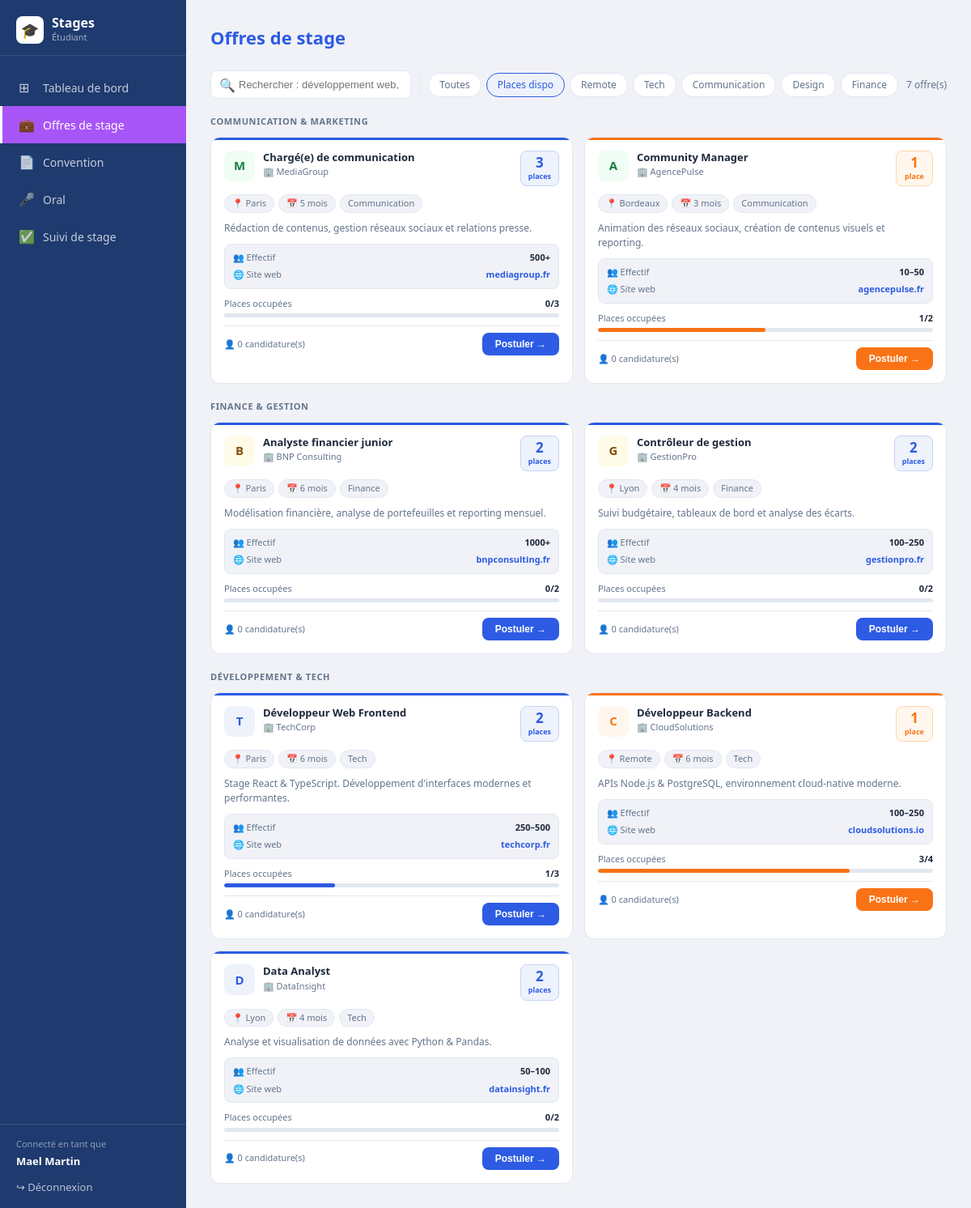
The app's page /offres.php?cat=dispo (signed in) with its own data.
### tables this page shows
CREATE TABLE IF NOT EXISTS offres (
  id                  INT UNSIGNED AUTO_INCREMENT PRIMARY KEY,
  titre               VARCHAR(200)  NOT NULL,
  entreprise          VARCHAR(150)  NOT NULL,
  lieu                VARCHAR(100),
  duree               VARCHAR(50),
  description         TEXT,
  categorie           VARCHAR(50)   DEFAULT 'Tech',
  effectif            VARCHAR(50),
  site_web            VARCHAR(100),
  places_total        INT           DEFAULT 1,
  places_disponibles  INT           DEFAULT 1,
  statut              ENUM('active','inactive') DEFAULT 'active',
  creee_par           INT UNSIGNED,
  created_at          DATETIME DEFAULT CURRENT_TIMESTAMP,
  FOREIGN KEY (creee_par) REFERENCES utilisateurs(id) ON DELETE SET NULL
);

### auth.php (called while the page is built, shortened)
<?php
function h(string $s): string {
    return htmlspecialchars($s, ENT_QUOTES, 'UTF-8');
}

### offres.php (the view, shortened to what this page needs)
<?php
require_once __DIR__ . '/../../includes/auth.php';
require_once __DIR__ . '/../../includes/db.php';
require_once __DIR__ . '/../../includes/sidebar.php';
$user     = currentUser();
$search  = trim($_GET['q']   ?? '');
$filtre  = trim($_GET['cat'] ?? 'tous');
$sql = "SELECT o.*,
        (SELECT COUNT(*) FROM candidatures c WHERE c.offre_id = o.id) AS nb_candidatures
        FROM offres o WHERE o.statut = 'active'";
$params = [];
if ($filtre === 'dispo') {
    $sql .= " AND o.places_disponibles > 0";
} elseif ($filtre === 'remote') {
    $sql .= " AND LOWER(o.lieu) LIKE '%remote%'";
} elseif (!in_array($filtre, ['tous','dispo','remote',''])) {
    $sql .= " AND o.categorie = ?";
    $params[] = $filtre;
}
$sql .= " ORDER BY o.categorie, o.created_at DESC";
$stmt = $pdo->prepare($sql);
$stmt->execute($params);
$offres_db = $stmt->fetchAll();
$stmt2 = $pdo->prepare("SELECT offre_id FROM candidatures WHERE etudiant_id = ?");
$stmt2->execute([$user['id']]);
$deja_postule = array_column($stmt2->fetchAll(), 'offre_id');
$par_categorie = [];
foreach ($offres_db as $o) {
    $cat = $o['categorie'] ?? 'Autres';
    $par_categorie[$cat][] = $o;
}
$categories_label = [
    'Tech'          => 'Développement & Tech',
    'Communication' => 'Communication & Marketing',
    'Design'        => 'Design',
    'Finance'       => 'Finance & Gestion',
    'Autres'        => 'Autres offres',
];
$filtres = [
    'tous'          => 'Toutes',
    'dispo'         => 'Places dispo',
    'remote'        => 'Remote',
    'Tech'          => 'Tech',
    'Communication' => 'Communication',
    'Design'        => 'Design',
    'Finance'       => 'Finance',
];
?>
<!DOCTYPE html>
<html lang="fr">
<head>
  <link rel="stylesheet" href="../../css/style.css">
</head>
<body>
<div class="app-layout">
  <main class="main-content">
    <h1 class="page-title">Offres de stage</h1>
    <div class="top-bar">
      <form method="GET" class="search-wrap" style="display:contents">
        <div class="search-wrap">
          <span class="si">🔍</span>
          <input type="text" name="q" placeholder="Rechercher : développement web, communication…"
                 value="<?= h($search) ?>" onchange="this.form.submit()">
        </div>
      </form>
      <div class="filtres-bar">
        <?php foreach ($filtres as $val => $label):
          $qs = $search ? '&q=' . urlencode($search) : '';
          $active = $filtre === $val ? 'on' : '';
        ?>
          <a href="?cat=<?= urlencode($val) ?><?= $qs ?>" class="fb <?= $active ?>">
            <?= h($label) ?>
          </a>
        <?php endforeach; ?>
      </div>
      <span class="nb-offres"><?= count($offres_db) ?> offre(s)</span>
    </div>
    <?php if (empty($offres_db)): ?>
      <div class="no-result">
        <div class="nr-icon">🔍</div>
        <p>Aucune offre ne correspond à votre recherche.</p>
      </div>
    <?php else: ?>
      <?php foreach ($par_categorie as $cat => $offres): ?>
        <div class="cat-title">
          <?= h($categories_label[$cat] ?? $cat) ?>
        </div>
        <div class="offres-grid">
          <?php foreach ($offres as $offre):
            $dispo   = (int)($offre['places_disponibles'] ?? 1);
            $total   = (int)($offre['places_total']       ?? 1);
            $nb_cand = (int)($offre['nb_candidatures']    ?? 0);
            $complet = $dispo <= 0;
            $urgent  = !$complet && $dispo === 1;
            $postule = in_array($offre['id'], $deja_postule);
            $col     = $complet ? 'gr' : ($urgent ? 'or' : 'bl');
            $pct     = $total > 0 ? round((($total - $dispo) / $total) * 100) : 100;
            $initiale= mb_strtoupper(mb_substr($offre['entreprise'], 0, 1));
            $logo_col = match($offre['categorie'] ?? '') {
              'Communication','Design' => 'gn',
              'Finance'                => 'am',
              default                  => $col,
            };
          ?>
          <div class="kard <?= $col ?>">
            <div class="kh">
              <div class="klogo <?= $logo_col ?>"><?= $initiale ?></div>
              <div class="ktb">
                <div class="ktit"><?= h($offre['titre']) ?></div>
                <div class="kco">🏢 <?= h($offre['entreprise']) ?></div>
              </div>
              <div class="pbadge <?= $col ?>">
                <span class="pnb"><?= $dispo ?></span>
                <span class="plb"><?= $complet ? 'Complet' : 'place' . ($dispo > 1 ? 's' : '') ?></span>
              </div>
            </div>
            <div class="ktags">
              <span class="ktag">📍 <?= h($offre['lieu']) ?></span>
              <span class="ktag">📅 <?= h($offre['duree']) ?></span>
              <?php if (!empty($offre['categorie'])): ?>
                <span class="ktag"><?= h($offre['categorie']) ?></span>
              <?php endif; ?>
            </div>
            <div class="kdesc"><?= h($offre['description']) ?></div>
            <div class="cinfo">
              <?php if (!empty($offre['effectif'])): ?>
                <div class="crow">
                  <span class="crow-l">👥 Effectif</span>
                  <span class="crow-r"><?= h($offre['effectif']) ?></span>
                </div>
              <?php endif; ?>
              <?php if (!empty($offre['site_web'])): ?>
                <div class="crow">
                  <span class="crow-l">🌐 Site web</span>
                  <span class="crow-r"><a href="https://<?= h($offre['site_web']) ?>" target="_blank"><?= h($offre['site_web']) ?></a></span>
                </div>
              <?php endif; ?>
            </div>
            <div class="pbar-w">
              <div class="pbar-l">
                <span>Places occupées</span>
                <span><?= $total - $dispo ?>/<?= $total ?></span>
              </div>
              <div class="pbar">
                <div class="pbar-f <?= $col ?>" style="width:<?= $pct ?>%"></div>
              </div>
            </div>
            <div class="kfoot">
              <span class="kcands">👤 <?= $nb_cand ?> candidature(s)</span>
              <?php if ($postule): ?>
                <span class="btn-k-post">✓ Postulé</span>
              <?php elseif ($complet): ?>
                <span class="btn-k-comp">Complet</span>
              <?php else: ?>
                <form method="POST">
                  <button type="submit" class="btn-k-pos <?= $urgent ? 'or' : '' ?>">
                    Postuler →
                  </button>
                </form>
              <?php endif; ?>
            </div>
          </div>
          <?php endforeach; ?>
        </div>
      <?php endforeach; ?>
    <?php endif; ?>
  </main>
</div>
</body>
</html>

### style.css (style rules this page uses)
:root { --blue-dark: #1e3a6e; --blue-main: #2d5be3; --blue-light: #eef2fb; --blue-border: #c5d3f5; --pink-main: #a855f7; --pink-light: #fdf4ff; --pink-border: #e9d5ff; --gray-bg: #f0f2f7; --gray-border: #e2e8f0; --gray-text: #64748b; --text-main: #1e293b; --white: #ffffff; --green: #22c55e; --orange: #f97316; --red: #ef4444; --sidebar-w: 230px; }
* { box-sizing: border-box; margin: 0; padding: 0; }
body { font-family: 'Segoe UI', system-ui, sans-serif; background: var(--gray-bg); color: var(--text-main); font-size: 14px; line-height: 1.5; }
a { text-decoration: none; color: inherit; }
.app-layout { display: flex; min-height: 100vh; }
.main-content { margin-left: var(--sidebar-w); flex: 1; padding: 30px; min-height: 100vh; }
.page-title { font-size: 22px; font-weight: 700; color: var(--blue-main); margin-bottom: 24px; }

### records on screen
offres: lieu "Remote", categorie "Tech", entreprise "C", titre "Développeur Backend", entreprise "CloudSolutions", places_disponibles "1", duree "6 mois", description "APIs Node.js & PostgreSQL, environnement cloud-native moderne.", effectif "100–250", site_web "cloudsolutions.io", $total - $dispo "3", places_total "4", nb_cand "0"
offres: entreprise "M", titre "Chargé(e) de communication", entreprise "MediaGroup", places_disponibles "3", lieu "Paris", duree "5 mois", categorie "Communication", description "Rédaction de contenus, gestion réseaux sociaux et relations presse.", effectif "500+", site_web "mediagroup.fr", $total - $dispo "0", places_total "3", nb_cand "0"
offres: entreprise "A", titre "Community Manager", entreprise "AgencePulse", places_disponibles "1", lieu "Bordeaux", duree "3 mois", categorie "Communication", description "Animation des réseaux sociaux, création de contenus visuels et reporting.", effectif "10–50", site_web "agencepulse.fr", $total-$dispo "1", places_total "2", nb_cand "0"
offres: entreprise "B", titre "Analyste financier junior", entreprise "BNP Consulting", places_disponibles "2", lieu "Paris", duree "6 mois", categorie "Finance", description "Modélisation financière, analyse de portefeuilles et reporting mensuel.", effectif "1000+", site_web "bnpconsulting.fr", $total - $dispo "0", places_total "2", nb_cand "0"
offres: entreprise "G", titre "Contrôleur de gestion", entreprise "GestionPro", places_disponibles "2", lieu "Lyon", duree "4 mois", categorie "Finance", description "Suivi budgétaire, tableaux de bord et analyse des écarts.", effectif "100–250", site_web "gestionpro.fr", $total - $dispo "0", places_total "2", nb_cand "0"
offres: categorie "DÉVELOPPEMENT & TECH", entreprise "D", titre "Data Analyst", entreprise "DataInsight", places_disponibles "2", lieu "Lyon", duree "4 mois", categorie "Tech", description "Analyse et visualisation de données avec Python & Pandas.", effectif "50–100", site_web "datainsight.fr", $total - $dispo "0", places_total "2", nb_cand "0"
offres: entreprise "T", titre "Développeur Web Frontend", entreprise "TechCorp", places_disponibles "2", lieu "Paris", duree "6 mois", categorie "Tech", description "Stage React & TypeScript. Développement d'interfaces modernes et performantes.", effectif "250–500", site_web "techcorp.fr", $total - $dispo "1", places_total "3", nb_cand "0"

### other values on screen
$roleLabel "Étudiant"
$item['icon'] "⊞"
$item['label'] "Tableau de bord"
$item['icon'] "💼"
$item['label'] "Offres de stage"
$item['icon'] "📄"
$item['label'] "Convention"
$item['icon'] "🎤"
$item['label'] "Oral"
$item['icon'] "✅"
$item['label'] "Suivi de stage"
$user['nom'] "Mael Martin"
$label "Toutes"
$label "Places dispo"
$label "Communication"
